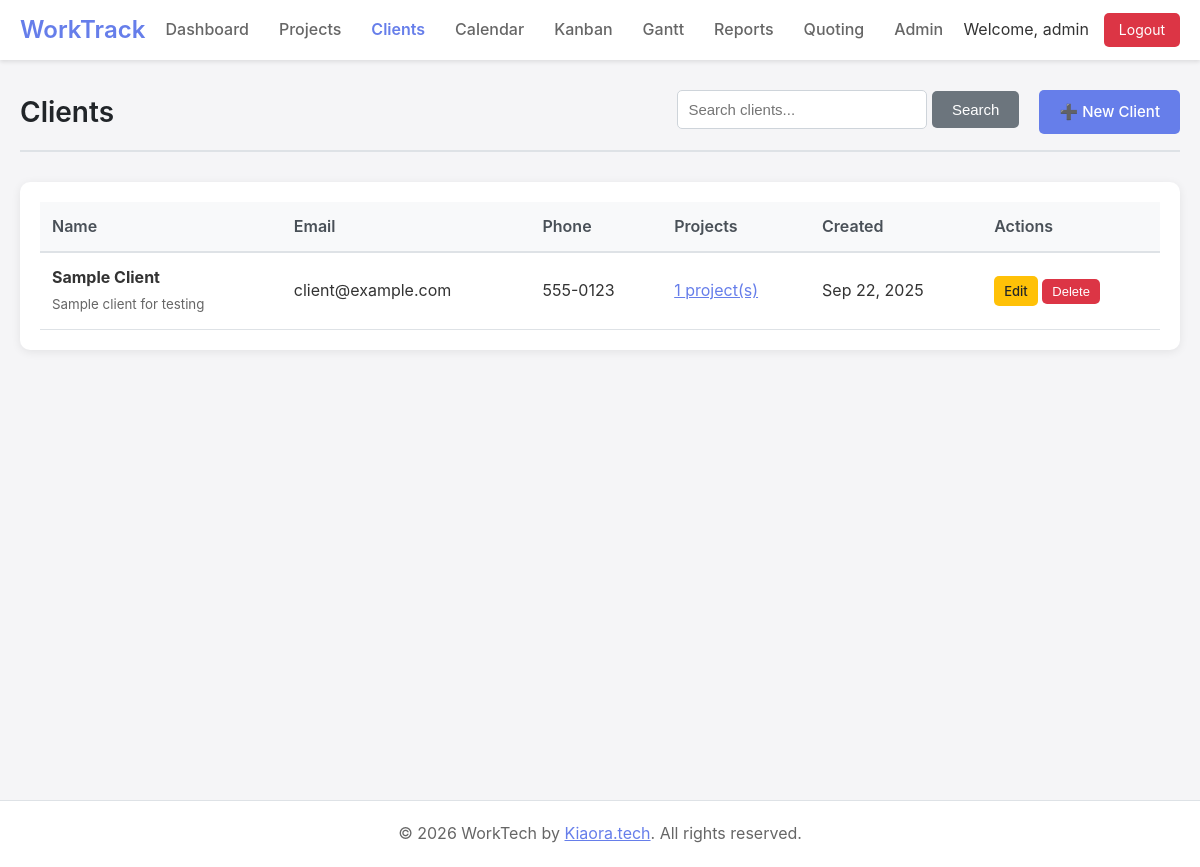
The page /clients.php (signed in) on the database as committed earlier.
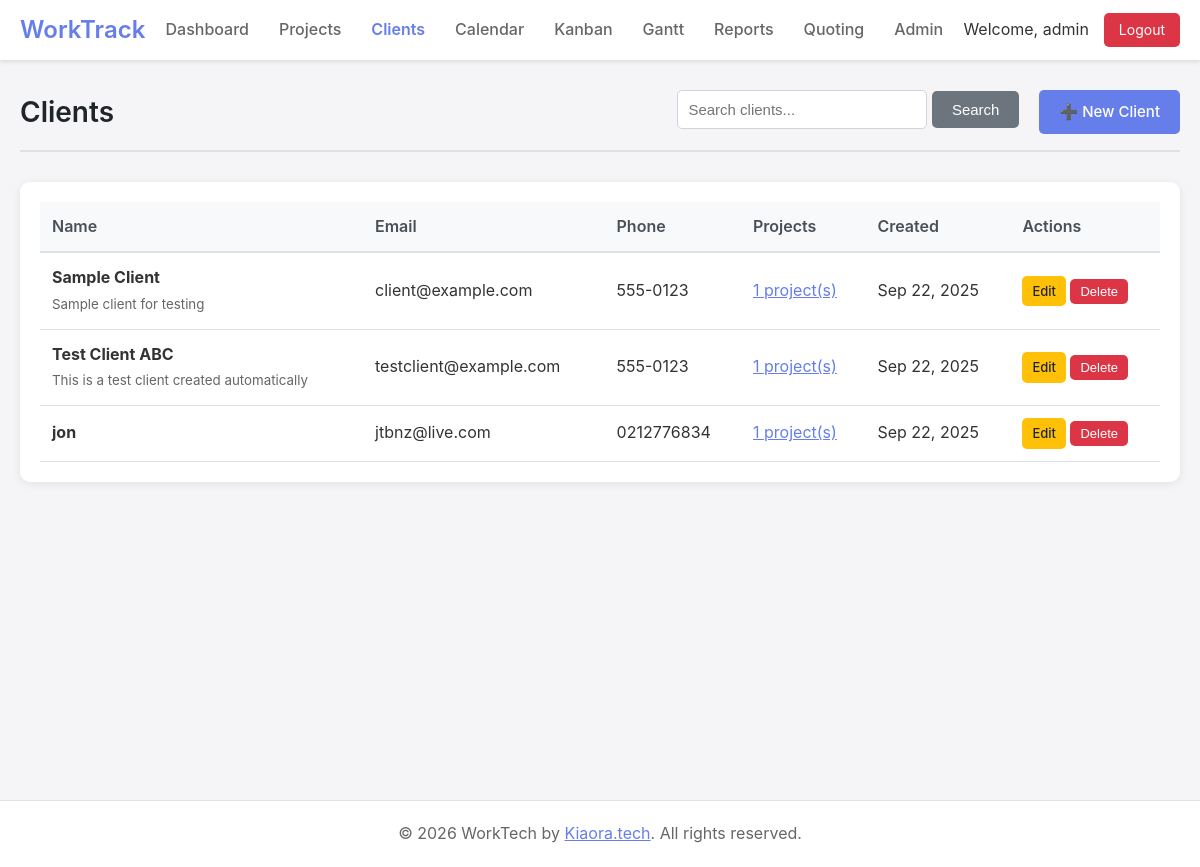
The same page on the database as committed later.
### tables this page shows
CREATE TABLE clients (
    id INTEGER PRIMARY KEY AUTOINCREMENT,
    name TEXT NOT NULL,
    address TEXT,
    phone TEXT,
    email TEXT,
    remarks TEXT,
    created_at DATETIME DEFAULT CURRENT_TIMESTAMP,
    updated_at DATETIME DEFAULT CURRENT_TIMESTAMP,
    created_by INTEGER REFERENCES users(id),
    updated_by INTEGER REFERENCES users(id)
);

### includes/db.php (called while the page is built, shortened)
<?php
class Database {
    private static $instance = null;
    private $conn;
    private function __construct() {
        try {
            $this->conn = new PDO('sqlite:' . DB_PATH);
            $this->conn->setAttribute(PDO::ATTR_ERRMODE, PDO::ERRMODE_EXCEPTION);
            $this->conn->setAttribute(PDO::ATTR_DEFAULT_FETCH_MODE, PDO::FETCH_ASSOC);
            $this->conn->exec('PRAGMA foreign_keys = ON');
        } catch (PDOException $e) {
            die("Connection failed: " . $e->getMessage());
        }
    }
    public static function getInstance() {
        if (!self::$instance) {
            self::$instance = new Database();
        }
        return self::$instance;
    }
    public function query($sql, $params = []) {
        try {
            $stmt = $this->conn->prepare($sql);
            $stmt->execute($params);
            return $stmt;
        } catch (PDOException $e) {
            if (DEBUG_MODE) {
                throw $e;
            }
            error_log($e->getMessage());
            return false;
        }
    }
    public function fetchAll($sql, $params = []) {
        $stmt = $this->query($sql, $params);
        return $stmt ? $stmt->fetchAll() : [];
    }
}
?>

### includes/models/Client.php (called while the page is built, shortened)
<?php
require_once dirname(__DIR__) . '/db.php';
class Client {
    private $db;
    public function __construct() {
        $this->db = Database::getInstance();
    }
    public function getAll() {
        return $this->db->fetchAll("
            SELECT c.*,
                   COUNT(DISTINCT p.id) as project_count,
                   u1.username as created_by_name,
                   u2.username as updated_by_name
            FROM clients c
            LEFT JOIN projects p ON c.id = p.client_id
            LEFT JOIN users u1 ON c.created_by = u1.id
            LEFT JOIN users u2 ON c.updated_by = u2.id
            GROUP BY c.id
            ORDER BY c.name ASC
        ");
    }
}

### clients.php (the view, shortened to what the changed rows need)
<?php
require_once 'includes/header.php';
require_once 'includes/models/Client.php';
$clientModel = new Client();
$searchQuery = $_GET['search'] ?? '';
if ($searchQuery) {
    $clients = $clientModel->search($searchQuery);
} else {
    $clients = $clientModel->getAll();
}
$editClient = null;
$showForm = isset($_GET['action']) && $_GET['action'] === 'new' || $editClient;
?>
<div class="page-header">
    <h1 class="page-title">Clients</h1>
</div>
<?php if ($showForm): ?>
<div class="form-container">
    <h2><?php echo $editClient ? 'Edit Client' : 'New Client'; ?></h2>
    <form method="POST">
        <input type="hidden" name="action" value="<?php echo $editClient ? 'update' : 'create'; ?>">
        <?php if ($editClient): ?>
            <input type="hidden" name="id" value="<?php echo $editClient['id']; ?>">
        <?php endif; ?>
        <div class="form-group">
            <label for="name">Name *</label>
            <input type="text" id="name" name="name" class="form-control" value="<?php echo htmlspecialchars($editClient['name'] ?? ''); ?>" required>
        </div>
        <div class="form-group">
            <label for="address">Address</label>
            <textarea id="address" name="address" class="form-control"><?php echo htmlspecialchars($editClient['address'] ?? ''); ?></textarea>
        </div>
        <div class="form-group">
            <label for="phone">Phone</label>
            <input type="tel" id="phone" name="phone" class="form-control" value="<?php echo htmlspecialchars($editClient['phone'] ?? ''); ?>">
        </div>
        <div class="form-group">
            <label for="email">Email</label>
            <input type="email" id="email" name="email" class="form-control" value="<?php echo htmlspecialchars($editClient['email'] ?? ''); ?>">
        </div>
        <div class="form-group">
            <label for="remarks">Remarks</label>
            <textarea id="remarks" name="remarks" class="form-control"><?php echo htmlspecialchars($editClient['remarks'] ?? ''); ?></textarea>
        </div>
        <div style="display: flex; gap: 10px;">
            <button type="submit" class="btn btn-primary">Save Client</button>
            <a href="clients.php" class="btn btn-secondary">Cancel</a>
        </div>
    </form>
</div>
<?php else: ?>
<div class="table-container">
    <table>
        <thead>
            <tr>
                <th>Name</th>
                <th>Email</th>
                <th>Phone</th>
                <th>Projects</th>
                <th>Created</th>
                <th>Actions</th>
            </tr>
        </thead>
        <tbody>
            <?php foreach ($clients as $client): ?>
                <tr>
                    <td>
                        <strong><?php echo htmlspecialchars($client['name']); ?></strong>
                        <?php if ($client['remarks']): ?>
                            <br><small style="color: #666;"><?php echo htmlspecialchars(substr($client['remarks'], 0, 50)); ?></small>
                        <?php endif; ?>
                    </td>
                    <td><?php echo htmlspecialchars($client['email'] ?? '-'); ?></td>
                    <td><?php echo htmlspecialchars($client['phone'] ?? '-'); ?></td>
                    <td>
                        <?php if ($client['project_count'] > 0): ?>
                            <a href="projects.php?client=<?php echo $client['id']; ?>" style="color: #667eea;">
                                <?php echo $client['project_count']; ?> project(s)
                            </a>
                        <?php else: ?>
                            <span style="color: #999;">0 projects</span>
                        <?php endif; ?>
                    </td>
                    <td><?php echo date('M j, Y', strtotime($client['created_at'])); ?></td>
                    <td>
                        <a href="?edit=<?php echo $client['id']; ?>" class="btn btn-sm btn-warning">Edit</a>
                        <form method="POST" style="display: inline-block;" onsubmit="return confirm('Are you sure you want to delete this client?');">
                            <button type="submit" class="btn btn-sm btn-danger">Delete</button>
                        </form>
                    </td>
                </tr>
            <?php endforeach; ?>
        </tbody>
    </table>
</div>
<?php endif; ?>
<?php require_once 'includes/footer.php'; ?>

Rows that differ between the two databases and show on the page:
added clients: name "Test Client ABC", remarks "This is a test client created automatically", email "testclient@example.com", phone "555-0123", project_count "1", created_at "Sep 22, 2025"
added clients: name "jon", email "jtbnz@live.com", phone "0212776834", project_count "1", created_at "Sep 22, 2025"
